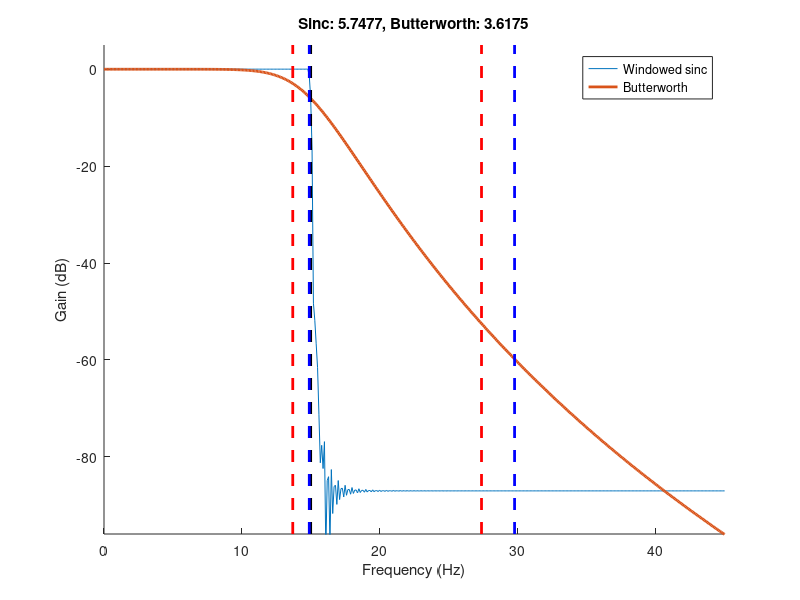

Write MATLAB code to recreate this figure.
clear,clf
%% create windowed sinc filter
srate =1000;
time = -4:1/srate:4;
pnts = length(time);

%fft parameters
nfft = 10000;
hz = linspace(0,srate/2,floor(nfft/2)+1);

filtcut = 15;
sincfilt = sin(2*pi*filtcut*time) ./ time;

%adjust NaN and normalize
sincfilt(~isfinite(sincfilt)) = max(sincfilt);
sincfilt = sincfilt ./ sum(sincfilt);

% windowed sinc filter
hannw = .5 - cos(2*pi*linspace(0,1,pnts))./2;
sincfiltW = sincfilt .* hannw;

%spectrum of filter
sincX = 10*log10(abs(fft(sincfiltW,nfft)).^2);
sincX = sincX(1:length(hz));

%% create butterworth low pass filter

[b,a] = butter(5,filtcut/(srate/2),'low');

%test impulse response function
impulse = [zeros(1,500) 1 zeros(1,500)];
fimpulse = filtfilt(b,a,impulse);

%spectrum of filter response
butterX = 10*log10(abs(fft(fimpulse,nfft)).^2);
butterX = butterX(1:length(hz));

%% plot freq response


figure(1), clf, hold on
plot(hz,sincX,hz,butterX,'linew',2)
plotedge = dsearchn(hz',filtcut*3);
set(gca,'xlim',[0 filtcut*3],'ylim',[min([butterX(plotedge) sincX(plotedge)]) 5])
plot([1 1]*filtcut,get(gca,'ylim'),'k--','linew',2)

%find -3dB after filter edge
filtcut_idx = dsearchn(hz',filtcut);
sincX3dB = dsearchn(sincX',-3);
butterX3dB = dsearchn(butterX',-3);

plot([1 1]*hz(sincX3dB),get(gca,'ylim'),'b--','linew',2)
plot([1 1]*hz(butterX3dB),get(gca,'ylim'),'r--','linew',2)

%double freq
sincXoct = dsearchn(hz',hz(sincX3dB)*2);
butterXoct = dsearchn(hz',hz(butterX3dB)*2);

plot([1 1]*hz(sincXoct),get(gca,'ylim'),'b--','linew',2)
plot([1 1]*hz(butterXoct),get(gca,'ylim'),'r--','linew',2)

% find attenuation from that point to double ots frequency
sincXatten = sincX(sincX3dB*2);
butterXatten = butterX(butterX3dB*2);

sincXrolloff = (sincX(sincX3dB)-sincX(sincXoct)) / (hz(sincXoct)-hz(sincX3dB));
butterXrolloff = (butterX(butterX3dB)-butterX(butterXoct)) / (hz(butterXoct)-hz(butterX3dB));

% report!
title([ 'Sinc: ' num2str(sincXrolloff) ', Butterworth: ' num2str(butterXrolloff) ])
legend({'Windowed sinc';'Butterworth'})
xlabel('Frequency (Hz)'), ylabel('Gain (dB)')
